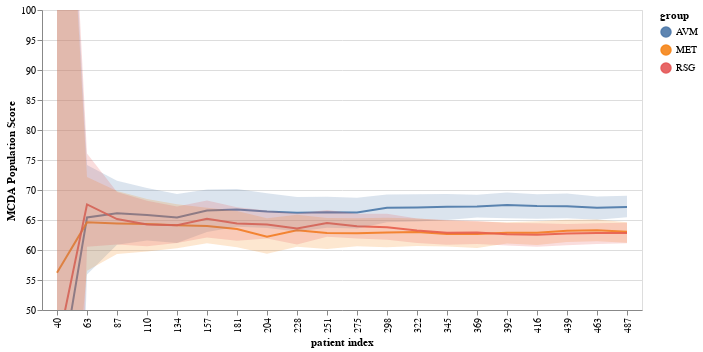

Notebook code for this chart:
### Code cell
dfs = []
for t in np.linspace(0, time_so_far, 20).astype(int):
    df_t = get_scores_df(scores[t],["AVM", "MET", "RSG"]).melt(var_name = 'group')
    df_t['t'] = t+40
    dfs.append(df_t)

df = pd.concat(dfs)
get_seq_density_plot(df)

### Figure 1 — Vega-Lite specification as saved in the notebook (floating-point values rounded to 4 significant figures)
{"config": {"view": {"continuousWidth": 400, "continuousHeight": 300}}, "layer": [{"mark": {"type": "line", "opacity": 0.9}, "encoding": {"color": {"type": "nominal", "field": "group"}, "x": {"type": "ordinal", "field": "t"}, "y": {"type": "quantitative", "field": "avg", "scale": {"domain": [50, 100]}}}, "height": 300, "selection": {"selector004": {"type": "interval", "bind": "scales", "encodings": ["x", "y"]}}, "width": 600}, {"mark": {"type": "area", "opacity": 0.2}, "encoding": {"color": {"type": "nominal", "field": "group"}, "x": {"type": "ordinal", "field": "t", "title": "patient index"}, "y": {"type": "quantitative", "axis": {"title": "MCDA Population Score"}, "field": "q1", "scale": {"domain": [50, 100]}}, "y2": {"field": "q2"}}, "height": 300, "width": 600}], "data": {"name": "data-3e864082a5fb8569c5b2366ccd436bdc"}, "$schema": "https://vega.github.io/schema/vega-lite/v4.8.1.json", "datasets": {"data-3e864082a5fb8569c5b2366ccd436bdc": [{"group": "AVM", "t": 40, "avg": 35.47, "q1": -91.32, "q2": 166.7}, {"group": "AVM", "t": 63, "avg": 65.42, "q1": 55.9, "q2": 74.18}, {"group": "AVM", "t": 87, "avg": 66.12, "q1": 60.86, "q2": 71.56}, {"group": "AVM", "t": 110, "avg": 65.81, "q1": 61.57, "q2": 70.33}, {"group": "AVM", "t": 134, "avg": 65.41, "q1": 61.18, "q2": 69.32}, {"group": "AVM", "t": 157, "avg": 66.59, "q1": 62.98, "q2": 70.08}, {"group": "AVM", "t": 181, "avg": 66.76, "q1": 63.86, "q2": 70.16}, {"group": "AVM", "t": 204, "avg": 66.41, "q1": 63.68, "q2": 69.44}, {"group": "AVM", "t": 228, "avg": 66.19, "q1": 63.08, "q2": 68.85}, {"group": "AVM", "t": 251, "avg": 66.29, "q1": 63.7, "q2": 68.87}, {"group": "AVM", "t": 275, "avg": 66.23, "q1": 63.59, "q2": 68.7}, {"group": "AVM", "t": 298, "avg": 67.04, "q1": 64.64, "q2": 69.27}, {"group": "AVM", "t": 322, "avg": 67.08, "q1": 64.73, "q2": 69.29}, {"group": "AVM", "t": 345, "avg": 67.2, "q1": 65.02, "q2": 69.33}, {"group": "AVM", "t": 369, "avg": 67.27, "q1": 65.4, "q2": 69.21}, {"group": "AVM", "t": 392, "avg": 67.49, "q1": 65.28, "q2": 69.58}, {"group": "AVM", "t": 416, "avg": 67.33, "q1": 65.22, "q2": 69.28}, {"group": "AVM", "t": 439, "avg": 67.29, "q1": 65.29, "q2": 69.42}, {"group": "AVM", "t": 463, "avg": 67.05, "q1": 65.06, "q2": 68.9}, {"group": "AVM", "t": 487, "avg": 67.18, "q1": 65.44, "q2": 69.05}, {"group": "MET", "t": 40, "avg": 56.23, "q1": 3.296, "q2": 161.5}, {"group": "MET", "t": 63, "avg": 64.6, "q1": 56.56, "q2": 72.15}, {"group": "MET", "t": 87, "avg": 64.43, "q1": 59.33, "q2": 69.82}, {"group": "MET", "t": 110, "avg": 64.35, "q1": 59.74, "q2": 68.51}, {"group": "MET", "t": 134, "avg": 64.14, "q1": 60.29, "q2": 67.63}, {"group": "MET", "t": 157, "avg": 64.01, "q1": 61.11, "q2": 67.06}, {"group": "MET", "t": 181, "avg": 63.49, "q1": 60.45, "q2": 66.48}, {"group": "MET", "t": 204, "avg": 62.22, "q1": 59.35, "q2": 65.31}, {"group": "MET", "t": 228, "avg": 63.27, "q1": 60.55, "q2": 65.88}, {"group": "MET", "t": 251, "avg": 62.82, "q1": 60.17, "q2": 65.32}, {"group": "MET", "t": 275, "avg": 62.78, "q1": 60.61, "q2": 65.3}, {"group": "MET", "t": 298, "avg": 62.93, "q1": 60.47, "q2": 65.36}, {"group": "MET", "t": 322, "avg": 62.99, "q1": 60.66, "q2": 65.24}, {"group": "MET", "t": 345, "avg": 62.68, "q1": 60.58, "q2": 64.94}, {"group": "MET", "t": 369, "avg": 62.65, "q1": 60.33, "q2": 64.73}, {"group": "MET", "t": 392, "avg": 62.87, "q1": 61.1, "q2": 64.62}, {"group": "MET", "t": 416, "avg": 62.87, "q1": 60.82, "q2": 64.78}, {"group": "MET", "t": 439, "avg": 63.21, "q1": 61.34, "q2": 65.02}, {"group": "MET", "t": 463, "avg": 63.28, "q1": 61.47, "q2": 65.07}, {"group": "MET", "t": 487, "avg": 63.02, "q1": 61.2, "q2": 64.63}, {"group": "RSG", "t": 40, "avg": 43.48, "q1": -91.37, "q2": 172.7}, {"group": "RSG", "t": 63, "avg": 67.59, "q1": 60.53, "q2": 76.08}, {"group": "RSG", "t": 87, "avg": 65.16, "q1": 60.93, "q2": 69.65}, {"group": "RSG", "t": 110, "avg": 64.24, "q1": 60.64, "q2": 68.22}, {"group": "RSG", "t": 134, "avg": 64.12, "q1": 61.18, "q2": 67.24}, {"group": "RSG", "t": 157, "avg": 65.2, "q1": 62.07, "q2": 68.25}, {"group": "RSG", "t": 181, "avg": 64.43, "q1": 61.53, "q2": 67.12}, {"group": "RSG", "t": 204, "avg": 64.26, "q1": 61.91, "q2": 66.58}, {"group": "RSG", "t": 228, "avg": 63.6, "q1": 60.91, "q2": 66.09}, {"group": "RSG", "t": 251, "avg": 64.49, "q1": 62.23, "q2": 66.65}, {"group": "RSG", "t": 275, "avg": 63.97, "q1": 61.91, "q2": 66.03}, {"group": "RSG", "t": 298, "avg": 63.77, "q1": 61.7, "q2": 66.03}, {"group": "RSG", "t": 322, "avg": 63.25, "q1": 61.17, "q2": 65.26}, {"group": "RSG", "t": 345, "avg": 62.88, "q1": 60.86, "q2": 64.99}, {"group": "RSG", "t": 369, "avg": 62.92, "q1": 60.98, "q2": 64.83}, {"group": "RSG", "t": 392, "avg": 62.61, "q1": 60.74, "q2": 64.5}, {"group": "RSG", "t": 416, "avg": 62.56, "q1": 60.56, "q2": 64.45}, {"group": "RSG", "t": 439, "avg": 62.75, "q1": 60.8, "q2": 64.35}, {"group": "RSG", "t": 463, "avg": 62.85, "q1": 61.0, "q2": 64.47}, {"group": "RSG", "t": 487, "avg": 62.83, "q1": 61.14, "q2": 64.56}]}}
